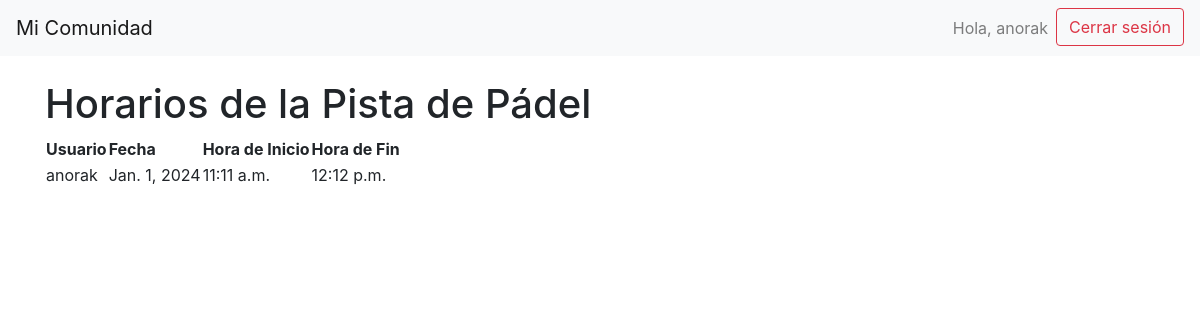
Screenshot of /horarios/ (signed in) with the database file from the repository.
### incidencias/models.py (models this page shows, shortened)
class ReservaPadel(models.Model):
    usuario = models.ForeignKey(User, on_delete=models.CASCADE)
    fecha = models.DateField()
    hora_inicio = models.TimeField()
    hora_fin = models.TimeField()
    class Meta:
        unique_together = ['fecha', 'hora_inicio', 'hora_fin']

### incidencias/views.py (the view)
# urls.py: path('horarios/', incidencias_views.ver_horarios, name='ver_horarios'),
@login_required
def ver_horarios(request):
    reservas = ReservaPadel.objects.all().order_by('fecha', 'hora_inicio')
    return render(request, 'pistas/ver_horarios.html', {'reservas': reservas})

### incidencias/templates/pistas/ver_horarios.html
{% extends "base_generic.html" %}
{% block content %}
  <h1>Horarios de la Pista de Pádel</h1>
  <table>
    <tr>
      <th>Usuario</th>
      <th>Fecha</th>
      <th>Hora de Inicio</th>
      <th>Hora de Fin</th>
    </tr>
    {% for reserva in reservas %}
      <tr>
        <td>{{ reserva.usuario.username }}</td>
        <td>{{ reserva.fecha }}</td>
        <td>{{ reserva.hora_inicio }}</td>
        <td>{{ reserva.hora_fin }}</td>
      </tr>
    {% empty %}
      <tr>
        <td colspan="4">No hay reservas actualmente.</td>
      </tr>
    {% endfor %}
  </table>
{% endblock %}

### incidencias/templates/base_generic.html (shortened to what this page needs)
<!DOCTYPE html>
<html>
<head>
    <link rel="stylesheet" href="https://stackpath.bootstrapcdn.com/bootstrap/4.5.2/css/bootstrap.min.css">
</head>
<body>
    <nav class="navbar navbar-expand-lg navbar-light bg-light">
        <a class="navbar-brand" href="#">Mi Comunidad</a>
        <div class="collapse navbar-collapse">
            <ul class="navbar-nav ml-auto">
                {% if user.is_authenticated %}
                    <li class="nav-item">
                        <span class="nav-link">Hola, {{ user.username }}</span>
                    </li>
                    <li class="nav-item">
                        <form id="logout-form" action="{% url 'logout' %}" method="post" style="display: inline;">
                            <button type="submit" class="btn btn-outline-danger">Cerrar sesión</button>
                        </form>
                    </li>
                {% else %}
                    <li class="nav-item">
                        <a class="nav-link" href="{% url 'login' %}">Iniciar sesión</a>
                    </li>
                {% endif %}
            </ul>
        </div>
    </nav>
    <div class="container mt-4">
        {% block content %}
        {% endblock %}
    </div>
</body>
</html>

### rows the page displays
ReservaPadel: usuario.username "anorak", fecha "Jan. 1, 2024", hora_inicio "11:11 a.m.", hora_fin "12:12 p.m."

### other values shown
{{ user.username }} "anorak"
